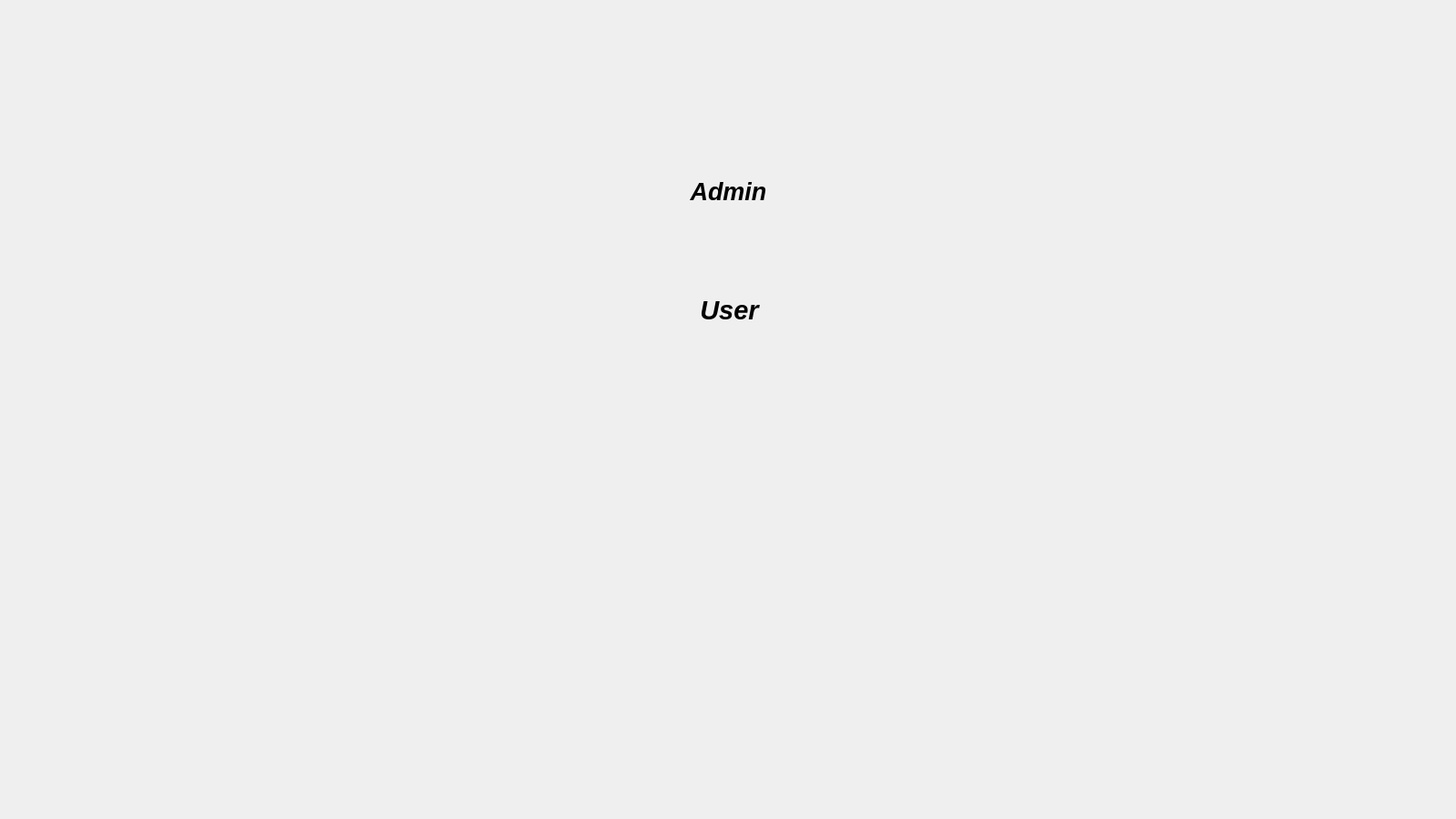
<?xml version="1.0" encoding="UTF-8"?>
<ui version="4.0">
 <class>Select_Role</class>
 <widget class="QWidget" name="Select_Role">
  <property name="geometry">
   <rect>
    <x>0</x>
    <y>0</y>
    <width>1600</width>
    <height>900</height>
   </rect>
  </property>
  <property name="windowTitle">
   <string>Form</string>
  </property>
  <widget class="QLabel" name="label">
   <property name="geometry">
    <rect>
     <x>0</x>
     <y>0</y>
     <width>1600</width>
     <height>900</height>
    </rect>
   </property>
   <property name="styleSheet">
    <string notr="true">background-image: url(:/Select_Role.jpg);</string>
   </property>
   <property name="text">
    <string/>
   </property>
  </widget>
  <widget class="QPushButton" name="User">
   <property name="geometry">
    <rect>
     <x>651</x>
     <y>310</y>
     <width>301</width>
     <height>61</height>
    </rect>
   </property>
   <property name="font">
    <font>
     <pointsize>22</pointsize>
     <italic>true</italic>
     <bold>true</bold>
    </font>
   </property>
   <property name="text">
    <string>User</string>
   </property>
   <property name="flat">
    <bool>true</bool>
   </property>
  </widget>
  <widget class="QPushButton" name="Admin">
   <property name="geometry">
    <rect>
     <x>650</x>
     <y>180</y>
     <width>301</width>
     <height>61</height>
    </rect>
   </property>
   <property name="font">
    <font>
     <pointsize>20</pointsize>
     <italic>true</italic>
     <bold>true</bold>
    </font>
   </property>
   <property name="text">
    <string>Admin</string>
   </property>
   <property name="flat">
    <bool>true</bool>
   </property>
  </widget>
 </widget>
 <resources/>
 <connections/>
</ui>
